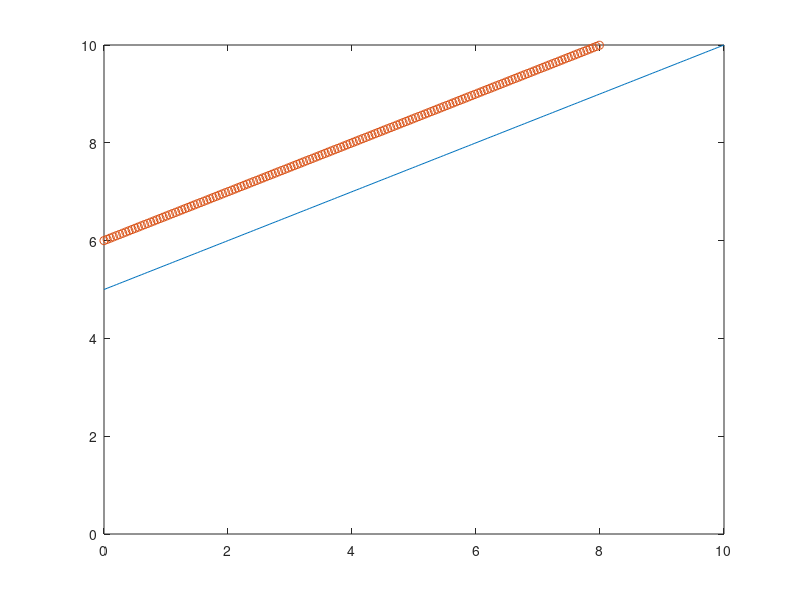

Source code (MATLAB):
function par_lines
line_x = linspace(0,10,200);

line_y = linspace(5,10,200);

m = (line_y(2) - line_y(1))/(line_x(2) - line_x(1))

c = line_y(1) - m*line_x(1)

alpha = atan(m)
x = 1;
sin(alpha)*cos(alpha)

par_x = line_x;

par_y = line_y + x
m = (par_y(2) - par_y(1))/(par_x(2) - par_x(1))


p = -x*sin(alpha)*cos(alpha) + par_x(1);
p_y = -x*sin(alpha)*sin(alpha) + par_y(1);
clf
plot(line_x,line_y)
hold on
plot(par_x,par_y,'o')

plot(p,p_y,'gd','LineStyle','none')
xlim([0 10])
ylim([0 10])

% 
% par_y = []
% par_x = []
par_x = line_x + sin(alpha)*1;
% 
% par_y = line_y - 0.1 ;
m = (par_y(2) - par_y(1))/(par_x(2) - par_x(1))
% plot(par_x,par_y,'dg')

end
